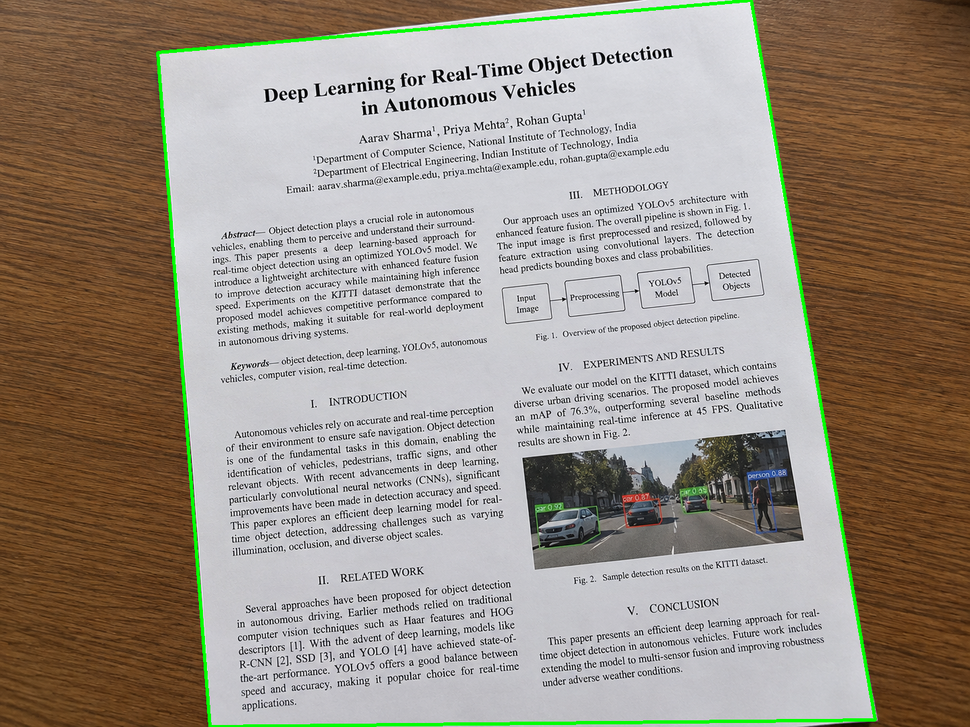
#> input picture data/output/detected_document.png, 970 x 727 px, shrunk from 1448 x 1086 before the run
$ python main.py --input ../data/output/detected_document.png
#> lines starting #> are read from the running program, lines starting #| are printed output that depends on the picture; after the words box and inside, x2 and y2 are one past the last pixel; in counts of white or black regions, pixels touching at a corner belong together
### src/input_handler.py
import cv2
import os


def load_image(path):
    if not os.path.exists(path):
        raise FileNotFoundError(f"Image not found: {path}")

    image = cv2.imread(path)

    if image is None:
        raise ValueError("Unable to read the image.")

    return image

### src/preprocessing.py
import cv2


def preprocess_image(image):
    gray = cv2.cvtColor(image, cv2.COLOR_BGR2GRAY)

    blurred = cv2.GaussianBlur(gray, (5, 5), 0)

    edges = cv2.Canny(blurred, 30, 120)

    kernel = cv2.getStructuringElement(cv2.MORPH_RECT, (7, 7))
    edges = cv2.morphologyEx(edges, cv2.MORPH_CLOSE, kernel)

    return gray, edges

### src/document_detector.py
import cv2
import numpy as np


def detect_document(edges, image=None):
    if image is not None:
        gray = cv2.cvtColor(image, cv2.COLOR_BGR2GRAY)

        _, mask = cv2.threshold(gray, 150, 255, cv2.THRESH_BINARY)

        kernel = cv2.getStructuringElement(
            cv2.MORPH_RECT, (15, 15)
        )

        mask = cv2.morphologyEx(
            mask,
            cv2.MORPH_CLOSE,
            kernel
        )

        mask = cv2.morphologyEx(
            mask,
            cv2.MORPH_OPEN,
            kernel
        )

        contours, _ = cv2.findContours(
            mask,
            cv2.RETR_EXTERNAL,
            cv2.CHAIN_APPROX_SIMPLE
        )

        image_area = gray.shape[0] * gray.shape[1]

        for contour in sorted(
            contours,
            key=cv2.contourArea,
            reverse=True
        ):
            area = cv2.contourArea(contour)

            if area < image_area * 0.20:
                continue

            perimeter = cv2.arcLength(contour, True)

            approx = cv2.approxPolyDP(
                contour,
                0.03 * perimeter,
                True
            )

            if len(approx) == 4:
                return approx.reshape(4, 2)

    contours, _ = cv2.findContours(
        edges.copy(),
        cv2.RETR_EXTERNAL,
        cv2.CHAIN_APPROX_SIMPLE
    )

    image_area = edges.shape[0] * edges.shape[1]

    for contour in sorted(
        contours,
        key=cv2.contourArea,
        reverse=True
    ):
        area = cv2.contourArea(contour)

        if area < image_area * 0.20:
            continue

        perimeter = cv2.arcLength(contour, True)

        approx = cv2.approxPolyDP(
            contour,
            0.03 * perimeter,
            True
        )

        if len(approx) == 4:
            return approx.reshape(4, 2)

    raise ValueError("Document boundary could not be detected.")

### src/perspective.py
import cv2
import numpy as np


def order_points(points):
    points = np.array(points, dtype="float32")

    ordered = np.zeros((4, 2), dtype="float32")

    sums = points.sum(axis=1)
    differences = np.diff(points, axis=1).reshape(-1)

    ordered[0] = points[np.argmin(sums)]
    ordered[2] = points[np.argmax(sums)]
    ordered[1] = points[np.argmin(differences)]
    ordered[3] = points[np.argmax(differences)]

    return ordered


def perspective_transform(image, points):
    rect = order_points(points)

    tl, tr, br, bl = rect

    width_bottom = np.linalg.norm(br - bl)
    width_top = np.linalg.norm(tr - tl)
    max_width = int(max(width_bottom, width_top))

    height_right = np.linalg.norm(tr - br)
    height_left = np.linalg.norm(tl - bl)
    max_height = int(max(height_right, height_left))

    destination = np.array([
        [0, 0],
        [max_width - 1, 0],
        [max_width - 1, max_height - 1],
        [0, max_height - 1]
    ], dtype="float32")

    matrix = cv2.getPerspectiveTransform(rect, destination)

    return cv2.warpPerspective(
        image,
        matrix,
        (max_width, max_height)
    )

### src/enhancement.py
import cv2


def enhance_document(image, mode="enhanced"):
    gray = cv2.cvtColor(image, cv2.COLOR_BGR2GRAY)

    if mode == "original":
        return image

    if mode == "gray":
        return gray

    if mode == "bw":
        return cv2.adaptiveThreshold(
            gray,
            255,
            cv2.ADAPTIVE_THRESH_GAUSSIAN_C,
            cv2.THRESH_BINARY,
            21,
            15
        )

    if mode == "enhanced":
        denoised = cv2.GaussianBlur(gray, (3, 3), 0)

        return cv2.adaptiveThreshold(
            denoised,
            255,
            cv2.ADAPTIVE_THRESH_GAUSSIAN_C,
            cv2.THRESH_BINARY,
            21,
            12
        )

    raise ValueError(
        "Invalid mode. Choose original, gray, bw, or enhanced."
    )

### src/output_handler.py
import cv2
import os


def save_image(image, output_path):
    directory = os.path.dirname(output_path)

    if directory:
        os.makedirs(directory, exist_ok=True)

    success = cv2.imwrite(output_path, image)

    if not success:
        raise ValueError("Unable to save output image.")

    return output_path

### src/main.py
import argparse
import os
import cv2

from input_handler import load_image
from preprocessing import preprocess_image
from document_detector import detect_document
from perspective import perspective_transform
from enhancement import enhance_document
from output_handler import save_image


def scan_document(input_path, output_path, mode):
    print("Loading image...")
    image = load_image(input_path)

    print("Preprocessing image...")
    _, edges = preprocess_image(image)

    print("Detecting document boundary...")
    corners = detect_document(edges, image)

    preview = image.copy()
    cv2.polylines(
        preview,
        [corners.astype(int)],
        True,
        (0, 255, 0),
        4
    )

    preview_path = os.path.join(
        os.path.dirname(output_path),
        "detected_document.png"
    )

    save_image(preview, preview_path)

    print("Document detected.")

    print("Applying perspective correction...")
    scanned = perspective_transform(image, corners)

    print(f"Applying '{mode}' enhancement...")
    result = enhance_document(scanned, mode)

    save_image(result, output_path)

    print("\nScan completed successfully.")
    print(f"Detected boundary: {preview_path}")
    print(f"Scanned document: {output_path}")


def main():
    parser = argparse.ArgumentParser(
        description="Smart Document Scanner using Computer Vision"
    )

    parser.add_argument(
        "--input",
        required=True,
        help="Path to the input image"
    )

    parser.add_argument(
        "--output",
        default="data/output/scanned_document.png",
        help="Path to save the scanned document"
    )

    parser.add_argument(
        "--mode",
        choices=["original", "gray", "bw", "enhanced"],
        default="enhanced",
        help="Document enhancement mode"
    )

    args = parser.parse_args()

    try:
        scan_document(
            args.input,
            args.output,
            args.mode
        )
#> in load_image, image is the input picture: shape (727, 970, 3); mean B, G, R 133.1, 144.9, 154.8
#> in preprocess_image, `gray = cv2.cvtColor(image, cv2.COLOR_BGR2GRAY)`:
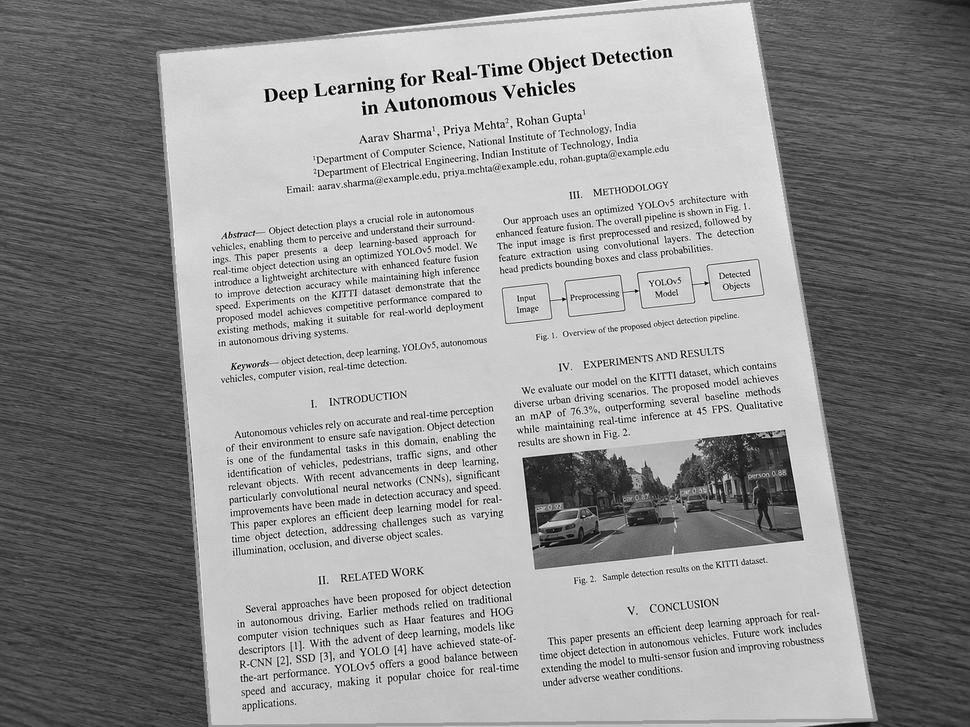
#> gray: shape (727, 970); min 0, max 255, mean 146.5
#> in preprocess_image, `edges = cv2.Canny(blurred, 30, 120)`:
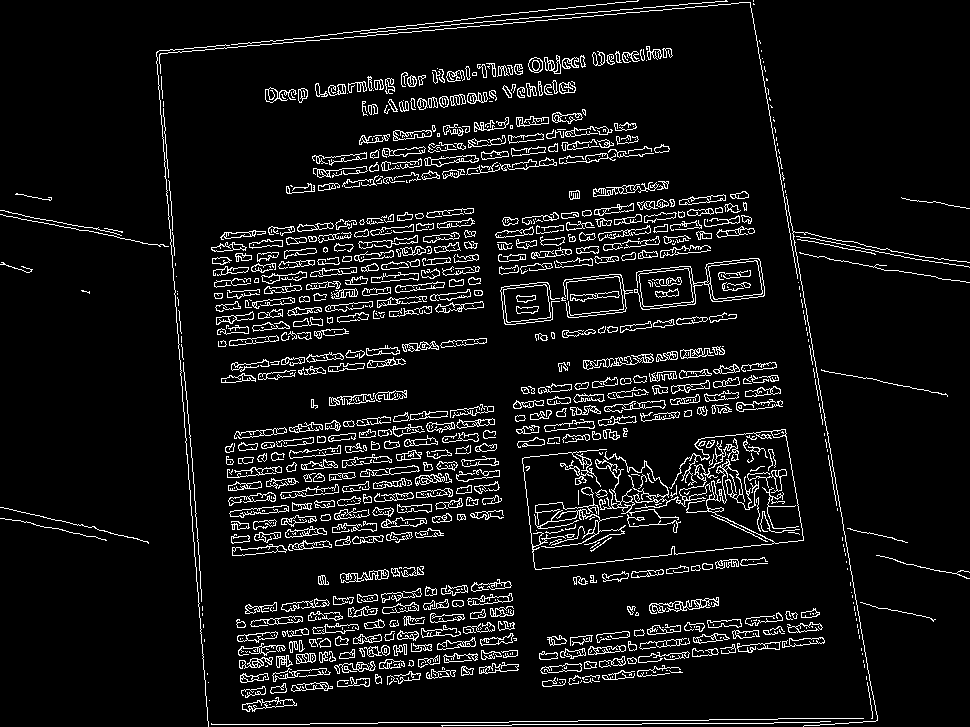
#> edges: shape (727, 970); 7.6% white in thin lines or dots
#> in preprocess_image, `edges = cv2.morphologyEx(edges, cv2.MORPH_CLOSE, kernel)`:
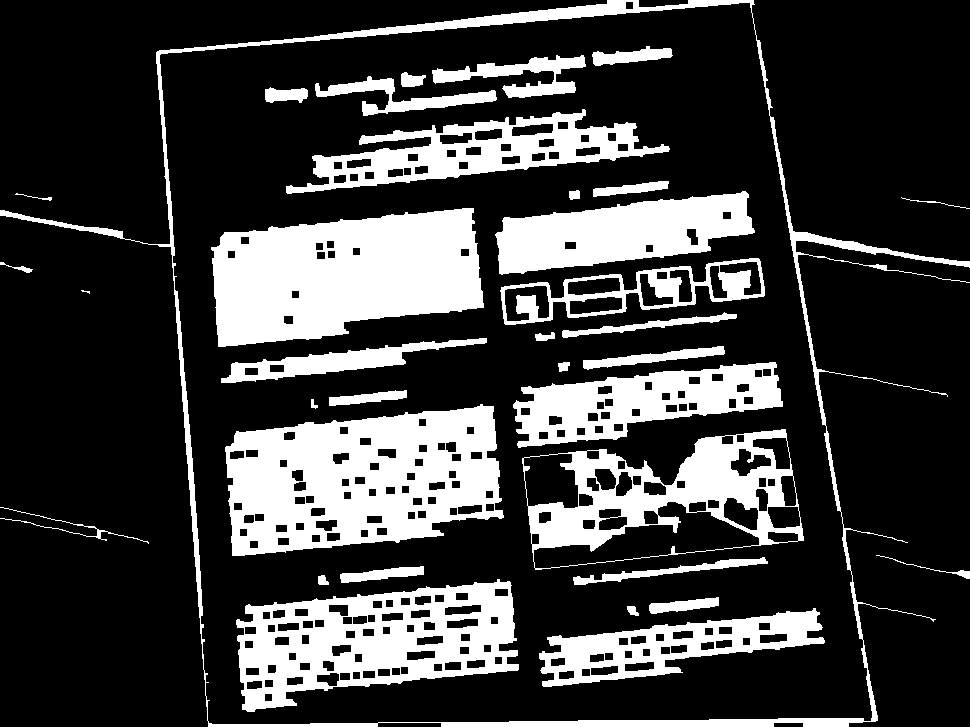
#> edges: shape (727, 970); 24.4% white; 35 white regions (1 under 20 px), largest, box (x1, y1, x2, y2) and area: (225, 404, 504, 556) 28534, (211, 208, 484, 347) 27686, (236, 579, 519, 712) 19727
#> in detect_document, `_, mask = cv2.threshold(gray, 150, 255, cv2.THRESH_BINARY)`: mask: shape (727, 970); 53.1% white; 2160 black regions (1413 under 20 px), largest, box (x1, y1, x2, y2) and area: (0, 0, 970, 727) 262970, (522, 430, 804, 570) 26943, (502, 259, 765, 324) 858
#> in detect_document, `mask = cv2.morphologyEx( mask, cv2.MORPH_CLOSE, kernel )`: mask: shape (727, 970); 59.9% white; 4 black regions, box (x1, y1, x2, y2) and area: (0, 0, 572, 727) 145835, (752, 0, 970, 727) 113698, (524, 436, 802, 568) 22961, (855, 719, 876, 727) 168
#> in detect_document, `mask = cv2.morphologyEx( mask, cv2.MORPH_OPEN, kernel )`:
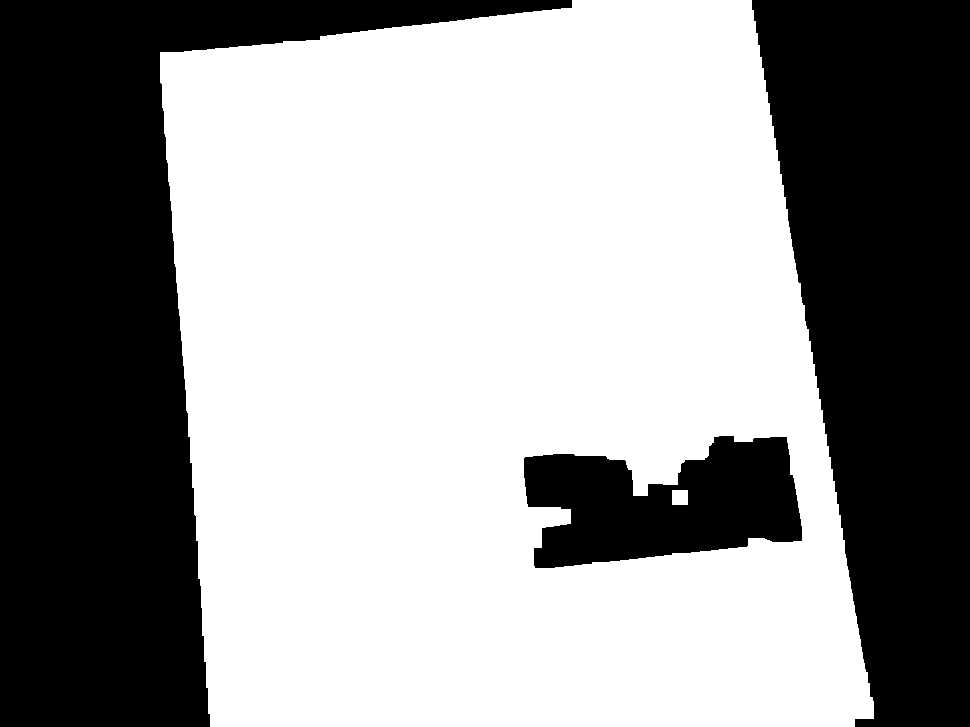
#> mask: shape (727, 970); 59.6% white; 3 black regions
#> in detect_document, `contours, _ = cv2.findContours( mask, cv2.RETR_EXTERNAL, cv2.CHAIN_APP..`: contours = 1 contour; box (x1, y1, x2, y2) and area: (160, 0, 874, 727) 444011
#> the loop in detect_document, `for contour in sorted( contours, key=cv2.contourArea, reverse=True ):` made 1 pass
#> (area, perimeter, approx) on pass 1: (444011, 2783.1, [[751, 0], [160, 52], [210, 726], [873, 718]])
#> in scan_document, `corners = detect_document(edges, image)`: corners = [[751, 0], [160, 52], [210, 726], [873, 718]]
#> in scan_document, `cv2.polylines( preview, [corners.astype(int)], True, (0, 255, 0), 4 )`:
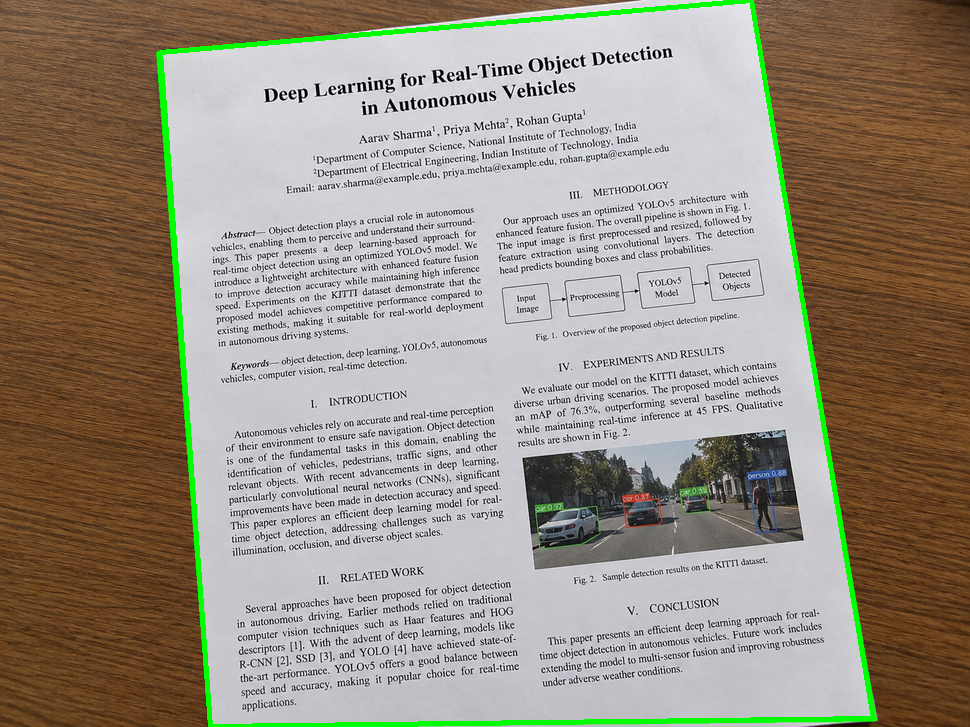
#> preview: shape (727, 970, 3); 1.42% of pixels changed, all inside (x1, y1, x2, y2) = (158, 0, 876, 727)
#> in order_points, `sums = points.sum(axis=1)`: sums = [751, 212, 936, 1591]
#> in order_points, `differences = np.diff(points, axis=1).reshape(-1)`: differences = [-751, -108, 516, -155]
#> in perspective_transform, `rect = order_points(points)`: rect = [[160, 52], [751, 0], [873, 718], [210, 726]]
#> in perspective_transform, `tl, tr, br, bl = rect`: tl = [160, 52]; tr = [751, 0]; br = [873, 718]; bl = [210, 726]
#> in perspective_transform, `width_bottom = np.linalg.norm(br - bl)`: width_bottom = 663
#> in perspective_transform, `width_top = np.linalg.norm(tr - tl)`: width_top = 593.3
#> in perspective_transform, `max_width = int(max(width_bottom, width_top))`: max_width = 663
#> in perspective_transform, `height_right = np.linalg.norm(tr - br)`: height_right = 728.3
#> in perspective_transform, `height_left = np.linalg.norm(tl - bl)`: height_left = 675.9
#> in perspective_transform, `max_height = int(max(height_right, height_left))`: max_height = 728
#> in perspective_transform, `destination = np.array([ [0, 0], [max_width - 1, 0], [max_width - 1, m..`: destination = [[0, 0], [662, 0], [662, 727], [0, 727]]
#> in perspective_transform, `matrix = cv2.getPerspectiveTransform(rect, destination)`: matrix = [[1.22, -0.0906, -190.6], [0.107, 1.22, -80.68], [0.000129, 0.000155, 1]]
#> in enhance_document, `denoised = cv2.GaussianBlur(gray, (3, 3), 0)`:
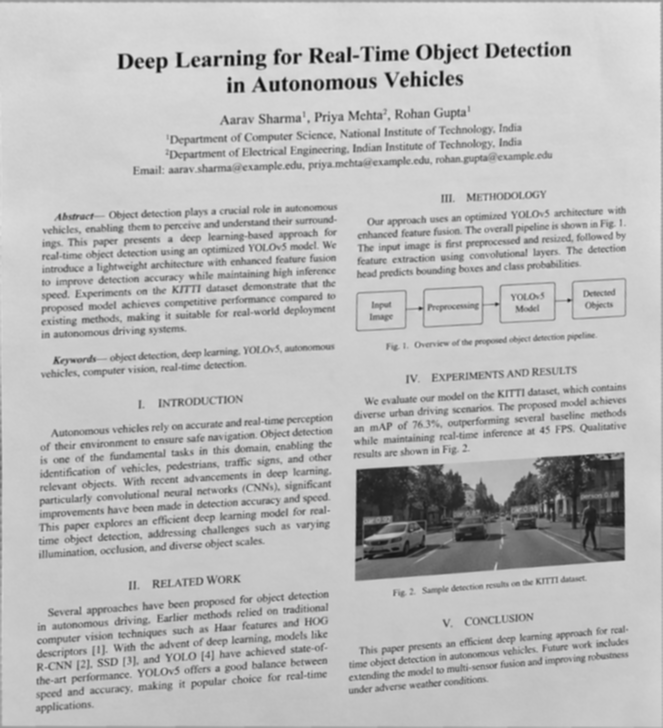
#> denoised: shape (728, 663); min 11, max 232, mean 186.4
#> in enhance_document, `return cv2.adaptiveThreshold( denoised, 255, cv2.ADAPTIVE_THRESH_GAUSS..`:
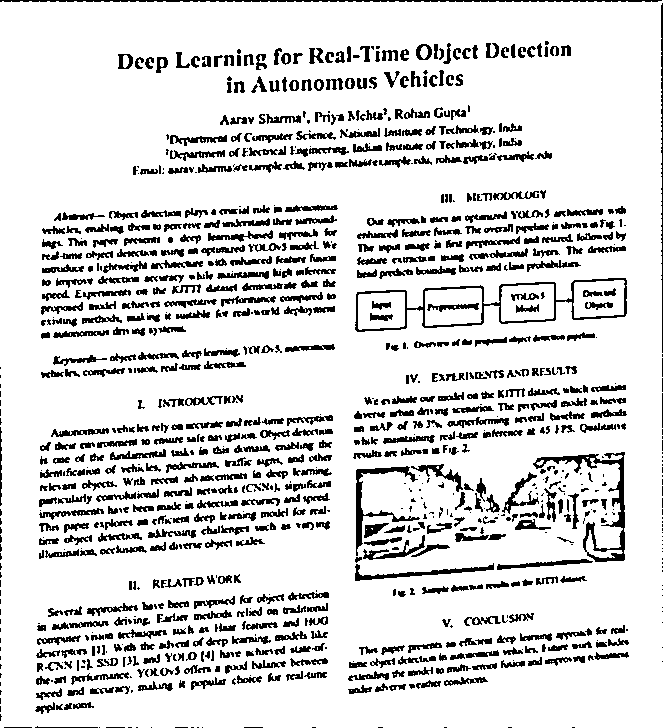
#> returned value: shape (728, 663); 85.2% white; 1060 black regions (297 under 20 px), largest, box (x1, y1, x2, y2) and area: (355, 278, 627, 332) 1691, (533, 452, 625, 562) 1578, (0, 0, 662, 2) 1158
    except Exception as error:
        print(f"\nError: {error}")


if __name__ == "__main__":
    main()
